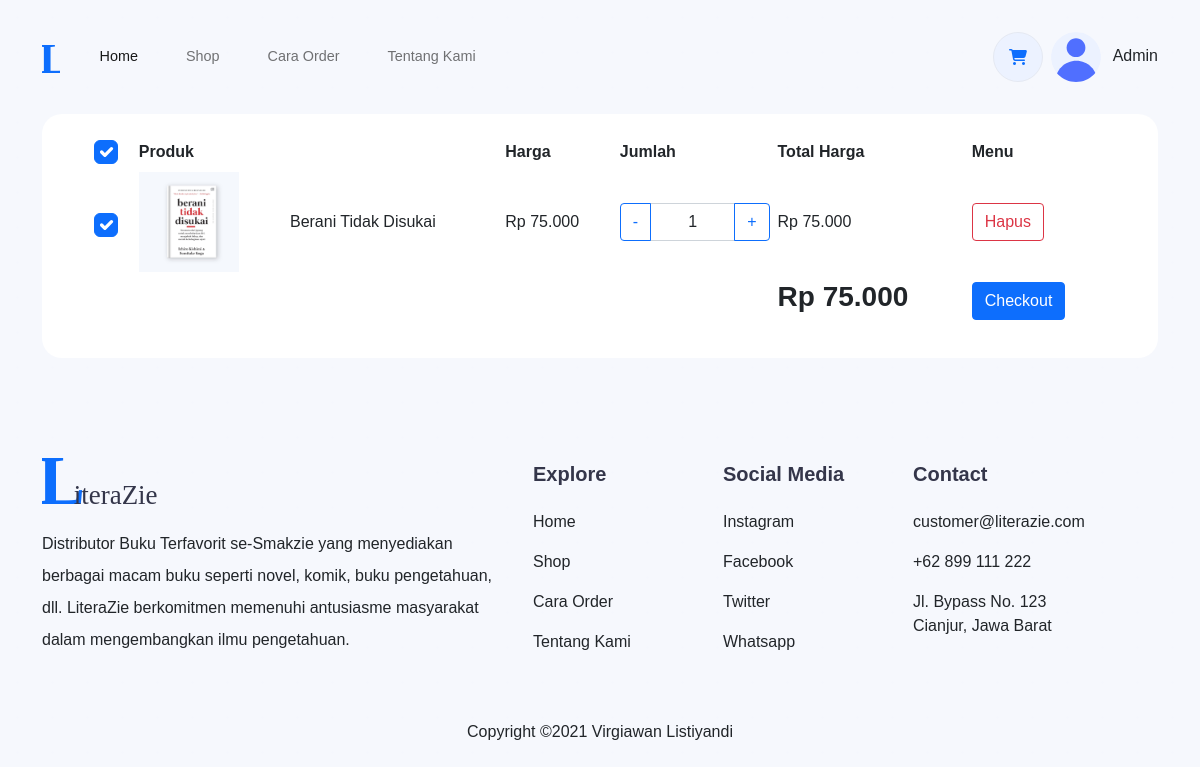
/cart.php (signed in), run on the app's committed database.
### tables this page shows
CREATE TABLE IF NOT EXISTS `carts` (
  `id` int(11) NOT NULL AUTO_INCREMENT,
  `user_id` int(11) NOT NULL,
  `book_id` int(11) NOT NULL,
  PRIMARY KEY (`id`),
  KEY `FK_cart_books` (`book_id`),
  KEY `FK_cart_users` (`user_id`),
  CONSTRAINT `FK_cart_books` FOREIGN KEY (`book_id`) REFERENCES `books` (`id`) ON DELETE CASCADE ON UPDATE CASCADE,
  CONSTRAINT `FK_cart_users` FOREIGN KEY (`user_id`) REFERENCES `users` (`id`) ON DELETE CASCADE ON UPDATE CASCADE
);

CREATE TABLE IF NOT EXISTS `books` (
  `id` int(11) NOT NULL AUTO_INCREMENT,
  `title` varchar(256) NOT NULL DEFAULT '0',
  `slug` varchar(256) NOT NULL DEFAULT '0',
  `description` text NOT NULL,
  `writer` varchar(256) NOT NULL DEFAULT '',
  `publisher` varchar(256) NOT NULL DEFAULT '',
  `year` int(11) NOT NULL DEFAULT '0',
  `price` int(11) NOT NULL DEFAULT '0',
  `stock` int(11) NOT NULL DEFAULT '0',
  `category_id` int(11) DEFAULT '0',
  `thumbnail` varchar(256) DEFAULT NULL,
  PRIMARY KEY (`id`),
  KEY `FK_books_categories` (`category_id`),
  CONSTRAINT `FK_books_categories` FOREIGN KEY (`category_id`) REFERENCES `categories` (`id`) ON DELETE SET NULL ON UPDATE CASCADE
);

### functions.php (called while the page is built, shortened)
<?php
function base_url($url = '')
{
    $host = $_SERVER['HTTP_HOST'];
    $path = rtrim(dirname($_SERVER['PHP_SELF']), '/\\');
    $folder = explode('/', $path);
    $baseurl = "http://" . $host . '/' . $folder[1] . "/";
    if ($url != '') {
        $baseurl .= $url;
    }
    return $baseurl;
}

### cart.php (the view, shortened to what this page needs)
<?php
require_once "functions.php";
$userId = $_SESSION['user']['id'];
$sql = "SELECT * FROM carts INNER JOIN books ON `carts`.`book_id` = `books`.`id` WHERE `user_id` = '$userId'";
$result = mysqli_query($conn, $sql);
$books = mysqli_fetch_all($result, MYSQLI_ASSOC);
?>
<?php require_once "layouts/header.php" ?>
<div class="container">
    <?php if (!empty($books)) : ?>
        <div class="card px-5 py-3">
            <table class="table table-borderless table-sm">
                <form id="cartForm" action="checkout.php" method="post">
                    <thead>
                        <tr>
                            <th scope="col"><input type="checkbox" class="form-check-input fs-4" checked onchange="toggleCheckAll(this)"></th>
                            <th scope="col" colspan="2">Produk</th>
                            <th scope="col">Harga</th>
                            <th scope="col">Jumlah</th>
                            <th scope="col">Total Harga</th>
                            <th scope="col">Menu</th>
                        </tr>
                    </thead>
                    <tbody>
                        <?php foreach ($books as $book) : ?>
                            <tr class="cart-item align-middle">
                                <td scope="row"><input name="selected[]" type="checkbox" checked class="form-check-input select-book fs-4" onchange="updateFinalPrice()"></td>
                                <td>
                                    <img src="<?= base_url('img/books/') . $book['thumbnail'] ?>" style="width:100px; height:100px; object-fit: cover;" alt="">
                                </td>
                                <td><?= $book['title'] ?></td>
                                <td class="price" data-price="<?= $book['price'] ?>">Rp <?= $book['price'] ?></td>
                                <td>
                                    <div class="input-group">
                                        <div role="button" class="dcr-button btn btn-outline-primary">
                                            -
                                        </div>
                                        <input type="number" class="amount-value form-control rounded-0 text-center" name="amount[]" min="0" style="width:40px;" value="1">
                                        <div role="button" data-id="<?= $book['id'] ?>" class="incr-button btn btn-outline-primary">
                                            +
                                        </div>
                                    </div>
                                </td>
                                <td class="total-price">
                                </td>
                                <td>
                                    <button type="button" class="btn btn-outline-danger delete-modal-button" data-book-id="<?= $book['id'] ?>" onclick="changeDeleteId(event)" data-bs-toggle="modal" data-bs-target="#deleteModal">
                                        Hapus
                                    </button>
                                </td>
                            </tr>
                        <?php endforeach; ?>
                    </tbody>
                    <tfoot>
                        <tr>
                            <td colspan="5"></td>
                            <td>
                                <h3 class="fw-bold final-price">
                                </h3>
                            </td>
                            <?php if (!empty($books)) : ?>
                                <td><button type="submit" class="btn btn-primary">Checkout</button></td>
                            <?php endif; ?>
                        </tr>
                    </tfoot>
                </form>
            </table>
        </div>
    <?php endif; ?>
</div>
<?php require_once "layouts/footer.php" ?>

### layouts/header.php (style rules this page uses)
* { font-family: Poppins, sans-serif; }
body { background: url("img/bg.png"), #F6F8FD; background-repeat: repeat; background-size: 35px; }
.card { border: none; border-radius: 20px; width: 100%; }
input[type=number] { -moz-appearance: textfield; }

### data on the page
carts: book.thumbnail (picture), book.title "Berani Tidak Disukai"

### other printed values
$_SESSION['user']['name'] "Admin"
